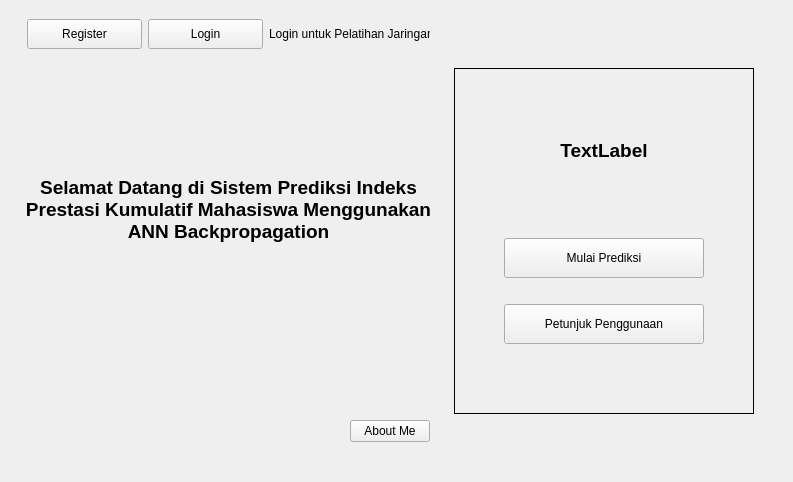
<?xml version="1.0" encoding="UTF-8"?>
<ui version="4.0">
 <class>MainWindow</class>
 <widget class="QMainWindow" name="MainWindow">
  <property name="geometry">
   <rect>
    <x>0</x>
    <y>0</y>
    <width>793</width>
    <height>482</height>
   </rect>
  </property>
  <property name="sizePolicy">
   <sizepolicy hsizetype="Preferred" vsizetype="Preferred">
    <horstretch>0</horstretch>
    <verstretch>0</verstretch>
   </sizepolicy>
  </property>
  <property name="windowTitle">
   <string>MainWindow</string>
  </property>
  <property name="toolTip">
   <string extracomment="adsasdasdsad"/>
  </property>
  <property name="toolTipDuration">
   <number>1</number>
  </property>
  <property name="statusTip">
   <string extracomment="adsasdasdsad"/>
  </property>
  <property name="whatsThis">
   <string extracomment="adsasdasdsad"/>
  </property>
  <widget class="QWidget" name="centralwidget">
   <layout class="QGridLayout" name="gridLayout_2">
    <item row="0" column="0">
     <widget class="QFrame" name="frame">
      <property name="enabled">
       <bool>true</bool>
      </property>
      <property name="sizePolicy">
       <sizepolicy hsizetype="MinimumExpanding" vsizetype="Expanding">
        <horstretch>0</horstretch>
        <verstretch>0</verstretch>
       </sizepolicy>
      </property>
      <property name="minimumSize">
       <size>
        <width>400</width>
        <height>0</height>
       </size>
      </property>
      <property name="baseSize">
       <size>
        <width>0</width>
        <height>0</height>
       </size>
      </property>
      <property name="frameShape">
       <enum>QFrame::NoFrame</enum>
      </property>
      <property name="frameShadow">
       <enum>QFrame::Plain</enum>
      </property>
      <layout class="QVBoxLayout" name="verticalLayout">
       <property name="spacing">
        <number>0</number>
       </property>
       <property name="leftMargin">
        <number>9</number>
       </property>
       <property name="topMargin">
        <number>0</number>
       </property>
       <property name="rightMargin">
        <number>9</number>
       </property>
       <property name="bottomMargin">
        <number>9</number>
       </property>
       <item>
        <widget class="QFrame" name="frame_3">
         <property name="maximumSize">
          <size>
           <width>16777215</width>
           <height>50</height>
          </size>
         </property>
         <property name="frameShape">
          <enum>QFrame::NoFrame</enum>
         </property>
         <property name="frameShadow">
          <enum>QFrame::Plain</enum>
         </property>
         <property name="lineWidth">
          <number>0</number>
         </property>
         <layout class="QHBoxLayout" name="horizontalLayout">
          <item>
           <widget class="QPushButton" name="pbRegister">
            <property name="sizePolicy">
             <sizepolicy hsizetype="Minimum" vsizetype="Fixed">
              <horstretch>0</horstretch>
              <verstretch>0</verstretch>
             </sizepolicy>
            </property>
            <property name="minimumSize">
             <size>
              <width>115</width>
              <height>30</height>
             </size>
            </property>
            <property name="toolTip">
             <string>Registrasi akun admin</string>
            </property>
            <property name="text">
             <string>Register</string>
            </property>
           </widget>
          </item>
          <item>
           <widget class="QPushButton" name="pbLogin">
            <property name="minimumSize">
             <size>
              <width>115</width>
              <height>30</height>
             </size>
            </property>
            <property name="toolTip">
             <string>Login Admin untuk Pelatihan Jaringan</string>
            </property>
            <property name="text">
             <string>Login</string>
            </property>
           </widget>
          </item>
          <item>
           <widget class="QLabel" name="label_4">
            <property name="frameShape">
             <enum>QFrame::NoFrame</enum>
            </property>
            <property name="lineWidth">
             <number>0</number>
            </property>
            <property name="text">
             <string>Login untuk Pelatihan Jaringan</string>
            </property>
           </widget>
          </item>
          <item>
           <spacer name="horizontalSpacer_7">
            <property name="orientation">
             <enum>Qt::Horizontal</enum>
            </property>
            <property name="sizeHint" stdset="0">
             <size>
              <width>40</width>
              <height>20</height>
             </size>
            </property>
           </spacer>
          </item>
         </layout>
        </widget>
       </item>
       <item>
        <widget class="QLabel" name="label_2">
         <property name="font">
          <font>
           <family>MS Shell Dlg 2</family>
           <pointsize>14</pointsize>
           <weight>75</weight>
           <bold>true</bold>
           <strikeout>false</strikeout>
           <stylestrategy>PreferDefault</stylestrategy>
           <kerning>true</kerning>
          </font>
         </property>
         <property name="focusPolicy">
          <enum>Qt::NoFocus</enum>
         </property>
         <property name="toolTip">
          <string/>
         </property>
         <property name="inputMethodHints">
          <set>Qt::ImhNone</set>
         </property>
         <property name="text">
          <string>Selamat Datang di Sistem Prediksi Indeks Prestasi Kumulatif Mahasiswa Menggunakan ANN Backpropagation</string>
         </property>
         <property name="alignment">
          <set>Qt::AlignCenter</set>
         </property>
         <property name="wordWrap">
          <bool>true</bool>
         </property>
         <property name="indent">
          <number>-1</number>
         </property>
        </widget>
       </item>
       <item>
        <widget class="QFrame" name="frame_4">
         <property name="maximumSize">
          <size>
           <width>16777215</width>
           <height>105</height>
          </size>
         </property>
         <property name="frameShape">
          <enum>QFrame::NoFrame</enum>
         </property>
         <property name="frameShadow">
          <enum>QFrame::Raised</enum>
         </property>
         <layout class="QHBoxLayout" name="horizontalLayout_2">
          <property name="spacing">
           <number>0</number>
          </property>
          <property name="leftMargin">
           <number>0</number>
          </property>
          <property name="topMargin">
           <number>0</number>
          </property>
          <property name="rightMargin">
           <number>0</number>
          </property>
          <property name="bottomMargin">
           <number>0</number>
          </property>
          <item>
           <widget class="QLabel" name="lLogoUnikom">
            <property name="minimumSize">
             <size>
              <width>100</width>
              <height>100</height>
             </size>
            </property>
            <property name="maximumSize">
             <size>
              <width>100</width>
              <height>100</height>
             </size>
            </property>
            <property name="frameShape">
             <enum>QFrame::NoFrame</enum>
            </property>
            <property name="text">
             <string/>
            </property>
            <property name="pixmap">
             <pixmap resource="resourcesGambar.qrc">:/logo/logo_unikom_kuning.png</pixmap>
            </property>
            <property name="scaledContents">
             <bool>true</bool>
            </property>
            <property name="alignment">
             <set>Qt::AlignCenter</set>
            </property>
            <property name="wordWrap">
             <bool>true</bool>
            </property>
           </widget>
          </item>
          <item>
           <spacer name="horizontalSpacer">
            <property name="orientation">
             <enum>Qt::Horizontal</enum>
            </property>
            <property name="sizeHint" stdset="0">
             <size>
              <width>40</width>
              <height>20</height>
             </size>
            </property>
           </spacer>
          </item>
          <item>
           <widget class="QFrame" name="frame_6">
            <property name="frameShape">
             <enum>QFrame::NoFrame</enum>
            </property>
            <property name="frameShadow">
             <enum>QFrame::Raised</enum>
            </property>
            <layout class="QVBoxLayout" name="verticalLayout_3">
             <item>
              <spacer name="verticalSpacer_5">
               <property name="orientation">
                <enum>Qt::Vertical</enum>
               </property>
               <property name="sizeType">
                <enum>QSizePolicy::Fixed</enum>
               </property>
               <property name="sizeHint" stdset="0">
                <size>
                 <width>20</width>
                 <height>40</height>
                </size>
               </property>
              </spacer>
             </item>
             <item>
              <widget class="QPushButton" name="pbAboutMe">
               <property name="toolTip">
                <string>Informasi Developer</string>
               </property>
               <property name="toolTipDuration">
                <number>-1</number>
               </property>
               <property name="whatsThis">
                <string/>
               </property>
               <property name="text">
                <string>About Me</string>
               </property>
              </widget>
             </item>
            </layout>
           </widget>
          </item>
         </layout>
        </widget>
       </item>
      </layout>
     </widget>
    </item>
    <item row="0" column="1">
     <widget class="QFrame" name="frame_8">
      <property name="sizePolicy">
       <sizepolicy hsizetype="Expanding" vsizetype="Expanding">
        <horstretch>0</horstretch>
        <verstretch>0</verstretch>
       </sizepolicy>
      </property>
      <property name="minimumSize">
       <size>
        <width>300</width>
        <height>0</height>
       </size>
      </property>
      <property name="maximumSize">
       <size>
        <width>500</width>
        <height>16777215</height>
       </size>
      </property>
      <property name="styleSheet">
       <string notr="true"/>
      </property>
      <property name="frameShape">
       <enum>QFrame::NoFrame</enum>
      </property>
      <property name="frameShadow">
       <enum>QFrame::Plain</enum>
      </property>
      <layout class="QVBoxLayout" name="verticalLayout_4">
       <property name="leftMargin">
        <number>0</number>
       </property>
       <property name="rightMargin">
        <number>0</number>
       </property>
       <item>
        <spacer name="verticalSpacer_7">
         <property name="orientation">
          <enum>Qt::Vertical</enum>
         </property>
         <property name="sizeType">
          <enum>QSizePolicy::Maximum</enum>
         </property>
         <property name="sizeHint" stdset="0">
          <size>
           <width>20</width>
           <height>50</height>
          </size>
         </property>
        </spacer>
       </item>
       <item>
        <widget class="QFrame" name="frame_5">
         <property name="sizePolicy">
          <sizepolicy hsizetype="MinimumExpanding" vsizetype="Preferred">
           <horstretch>0</horstretch>
           <verstretch>0</verstretch>
          </sizepolicy>
         </property>
         <property name="minimumSize">
          <size>
           <width>300</width>
           <height>0</height>
          </size>
         </property>
         <property name="maximumSize">
          <size>
           <width>500</width>
           <height>16777215</height>
          </size>
         </property>
         <property name="frameShape">
          <enum>QFrame::Box</enum>
         </property>
         <property name="frameShadow">
          <enum>QFrame::Plain</enum>
         </property>
         <layout class="QVBoxLayout" name="verticalLayout_2">
          <item>
           <spacer name="verticalSpacer_3">
            <property name="orientation">
             <enum>Qt::Vertical</enum>
            </property>
            <property name="sizeHint" stdset="0">
             <size>
              <width>20</width>
              <height>40</height>
             </size>
            </property>
           </spacer>
          </item>
          <item>
           <widget class="QLabel" name="lGambar">
            <property name="font">
             <font>
              <pointsize>14</pointsize>
              <weight>75</weight>
              <bold>true</bold>
             </font>
            </property>
            <property name="text">
             <string>TextLabel</string>
            </property>
            <property name="alignment">
             <set>Qt::AlignCenter</set>
            </property>
            <property name="wordWrap">
             <bool>true</bool>
            </property>
           </widget>
          </item>
          <item>
           <spacer name="verticalSpacer_2">
            <property name="orientation">
             <enum>Qt::Vertical</enum>
            </property>
            <property name="sizeHint" stdset="0">
             <size>
              <width>20</width>
              <height>70</height>
             </size>
            </property>
           </spacer>
          </item>
          <item>
           <widget class="QFrame" name="frame_2">
            <property name="frameShape">
             <enum>QFrame::NoFrame</enum>
            </property>
            <property name="frameShadow">
             <enum>QFrame::Raised</enum>
            </property>
            <layout class="QHBoxLayout" name="horizontalLayout_3">
             <property name="leftMargin">
              <number>0</number>
             </property>
             <property name="topMargin">
              <number>0</number>
             </property>
             <property name="rightMargin">
              <number>0</number>
             </property>
             <property name="bottomMargin">
              <number>0</number>
             </property>
             <item>
              <spacer name="horizontalSpacer_2">
               <property name="orientation">
                <enum>Qt::Horizontal</enum>
               </property>
               <property name="sizeHint" stdset="0">
                <size>
                 <width>40</width>
                 <height>20</height>
                </size>
               </property>
              </spacer>
             </item>
             <item>
              <widget class="QPushButton" name="pbMulaiPre">
               <property name="minimumSize">
                <size>
                 <width>200</width>
                 <height>40</height>
                </size>
               </property>
               <property name="maximumSize">
                <size>
                 <width>200</width>
                 <height>16777215</height>
                </size>
               </property>
               <property name="layoutDirection">
                <enum>Qt::LeftToRight</enum>
               </property>
               <property name="text">
                <string>Mulai Prediksi</string>
               </property>
              </widget>
             </item>
             <item>
              <spacer name="horizontalSpacer_3">
               <property name="orientation">
                <enum>Qt::Horizontal</enum>
               </property>
               <property name="sizeHint" stdset="0">
                <size>
                 <width>40</width>
                 <height>20</height>
                </size>
               </property>
              </spacer>
             </item>
            </layout>
           </widget>
          </item>
          <item>
           <spacer name="verticalSpacer_4">
            <property name="orientation">
             <enum>Qt::Vertical</enum>
            </property>
            <property name="sizeType">
             <enum>QSizePolicy::Fixed</enum>
            </property>
            <property name="sizeHint" stdset="0">
             <size>
              <width>20</width>
              <height>20</height>
             </size>
            </property>
           </spacer>
          </item>
          <item>
           <widget class="QFrame" name="frame_7">
            <property name="frameShape">
             <enum>QFrame::NoFrame</enum>
            </property>
            <property name="frameShadow">
             <enum>QFrame::Raised</enum>
            </property>
            <layout class="QHBoxLayout" name="horizontalLayout_4">
             <property name="leftMargin">
              <number>0</number>
             </property>
             <property name="topMargin">
              <number>0</number>
             </property>
             <property name="rightMargin">
              <number>0</number>
             </property>
             <property name="bottomMargin">
              <number>0</number>
             </property>
             <item>
              <spacer name="horizontalSpacer_5">
               <property name="orientation">
                <enum>Qt::Horizontal</enum>
               </property>
               <property name="sizeHint" stdset="0">
                <size>
                 <width>40</width>
                 <height>20</height>
                </size>
               </property>
              </spacer>
             </item>
             <item>
              <widget class="QPushButton" name="pbPetunjuk">
               <property name="minimumSize">
                <size>
                 <width>200</width>
                 <height>40</height>
                </size>
               </property>
               <property name="maximumSize">
                <size>
                 <width>200</width>
                 <height>16777215</height>
                </size>
               </property>
               <property name="toolTip">
                <string>Petunjuk penggunaan proses prediksi</string>
               </property>
               <property name="text">
                <string>Petunjuk Penggunaan</string>
               </property>
              </widget>
             </item>
             <item>
              <spacer name="horizontalSpacer_4">
               <property name="orientation">
                <enum>Qt::Horizontal</enum>
               </property>
               <property name="sizeHint" stdset="0">
                <size>
                 <width>40</width>
                 <height>20</height>
                </size>
               </property>
              </spacer>
             </item>
            </layout>
           </widget>
          </item>
          <item>
           <spacer name="verticalSpacer">
            <property name="orientation">
             <enum>Qt::Vertical</enum>
            </property>
            <property name="sizeHint" stdset="0">
             <size>
              <width>20</width>
              <height>40</height>
             </size>
            </property>
           </spacer>
          </item>
         </layout>
        </widget>
       </item>
       <item>
        <spacer name="verticalSpacer_6">
         <property name="orientation">
          <enum>Qt::Vertical</enum>
         </property>
         <property name="sizeType">
          <enum>QSizePolicy::Maximum</enum>
         </property>
         <property name="sizeHint" stdset="0">
          <size>
           <width>20</width>
           <height>50</height>
          </size>
         </property>
        </spacer>
       </item>
      </layout>
     </widget>
    </item>
    <item row="0" column="2">
     <spacer name="horizontalSpacer_6">
      <property name="orientation">
       <enum>Qt::Horizontal</enum>
      </property>
      <property name="sizeType">
       <enum>QSizePolicy::Fixed</enum>
      </property>
      <property name="sizeHint" stdset="0">
       <size>
        <width>30</width>
        <height>20</height>
       </size>
      </property>
     </spacer>
    </item>
   </layout>
  </widget>
 </widget>
 <resources>
  <include location="resourcesGambar.qrc"/>
 </resources>
 <connections/>
</ui>
